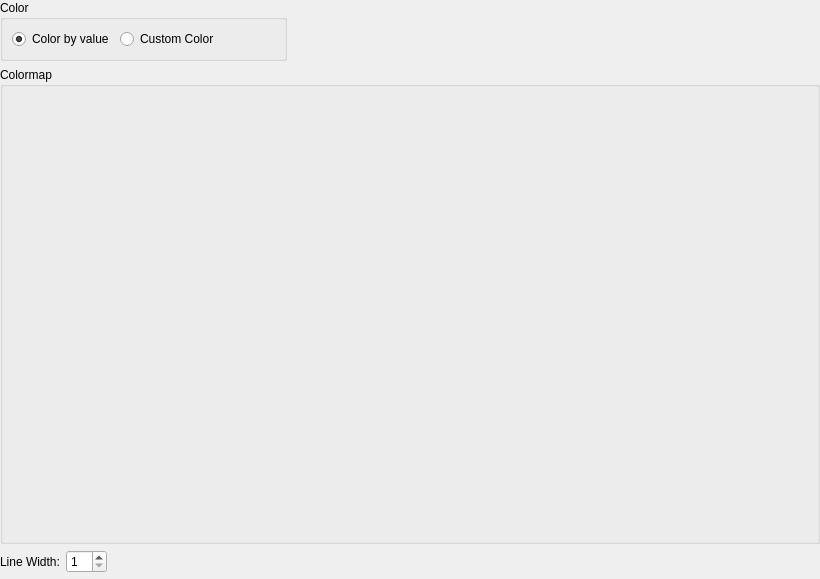
<?xml version="1.0" encoding="UTF-8"?>
<ui version="4.0">
 <class>GeoDataPolygonGroup_DisplaySettingWidget</class>
 <widget class="QWidget" name="GeoDataPolygonGroup_DisplaySettingWidget">
  <property name="geometry">
   <rect>
    <x>0</x>
    <y>0</y>
    <width>820</width>
    <height>579</height>
   </rect>
  </property>
  <property name="windowTitle">
   <string>Form</string>
  </property>
  <layout class="QVBoxLayout" name="verticalLayout" stretch="0,1,0,0">
   <property name="leftMargin">
    <number>0</number>
   </property>
   <property name="topMargin">
    <number>0</number>
   </property>
   <property name="rightMargin">
    <number>0</number>
   </property>
   <property name="bottomMargin">
    <number>0</number>
   </property>
   <item>
    <layout class="QHBoxLayout" name="horizontalLayout_3">
     <item>
      <widget class="QGroupBox" name="colorGroupBox">
       <property name="title">
        <string>Color</string>
       </property>
       <layout class="QHBoxLayout" name="horizontalLayout">
        <item>
         <widget class="QRadioButton" name="byValueRadioButton">
          <property name="locale">
           <locale language="English" country="UnitedStates"/>
          </property>
          <property name="text">
           <string>Color by value</string>
          </property>
          <property name="checked">
           <bool>true</bool>
          </property>
         </widget>
        </item>
        <item>
         <widget class="QRadioButton" name="arbitraryRadioButton">
          <property name="text">
           <string>Custom Color</string>
          </property>
         </widget>
        </item>
        <item>
         <widget class="ColorEditWidget" name="colorEditWidget">
          <property name="minimumSize">
           <size>
            <width>50</width>
            <height>0</height>
           </size>
          </property>
         </widget>
        </item>
       </layout>
      </widget>
     </item>
     <item>
      <spacer name="horizontalSpacer_3">
       <property name="orientation">
        <enum>Qt::Horizontal</enum>
       </property>
       <property name="sizeHint" stdset="0">
        <size>
         <width>40</width>
         <height>20</height>
        </size>
       </property>
      </spacer>
     </item>
    </layout>
   </item>
   <item>
    <widget class="QGroupBox" name="colorMapGroupBox">
     <property name="title">
      <string>Colormap</string>
     </property>
     <layout class="QVBoxLayout" name="verticalLayout_2">
      <item>
       <widget class="QWidgetContainer" name="colorMapWidget" native="true"/>
      </item>
     </layout>
    </widget>
   </item>
   <item>
    <layout class="QGridLayout" name="gridLayout">
     <item row="0" column="0">
      <widget class="QLabel" name="lineWidthLabel">
       <property name="text">
        <string>Line Width:</string>
       </property>
      </widget>
     </item>
     <item row="0" column="1">
      <layout class="QHBoxLayout" name="horizontalLayout_2">
       <item>
        <widget class="QSpinBox" name="lineWidthSpinBox">
         <property name="minimum">
          <number>1</number>
         </property>
        </widget>
       </item>
       <item>
        <spacer name="horizontalSpacer_2">
         <property name="orientation">
          <enum>Qt::Horizontal</enum>
         </property>
         <property name="sizeHint" stdset="0">
          <size>
           <width>40</width>
           <height>20</height>
          </size>
         </property>
        </spacer>
       </item>
      </layout>
     </item>
    </layout>
   </item>
   <item>
    <widget class="TransparencyWidget" name="transparencyWidget" native="true"/>
   </item>
  </layout>
 </widget>
 <customwidgets>
  <customwidget>
   <class>ColorEditWidget</class>
   <extends>QLabel</extends>
   <header>guibase/widget/coloreditwidget.h</header>
   <container>1</container>
  </customwidget>
  <customwidget>
   <class>TransparencyWidget</class>
   <extends>QWidget</extends>
   <header>guibase/widget/transparencywidget.h</header>
   <container>1</container>
  </customwidget>
  <customwidget>
   <class>QWidgetContainer</class>
   <extends>QWidget</extends>
   <header>misc/qwidgetcontainer.h</header>
   <container>1</container>
  </customwidget>
 </customwidgets>
 <resources/>
 <connections/>
</ui>
